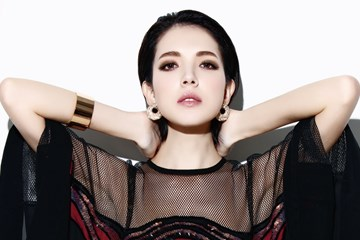
//> input picture examples/data/images/ann.jpg, 360 x 240 px
$ ./main   (built with g++ and OpenCV 4)
//> lines starting //> are read from the running program, lines starting //| are printed output that depends on the picture; after the words box and inside, x2 and y2 are one past the last pixel; in counts of white or black regions, pixels touching at a corner belong together
#include <iostream>
#include <opencv2/opencv.hpp>
#include <math.h>

using namespace cv;

const std::string keys =
        "{help      |           | print this message    }"
        "{@image    |ann        | load image            }"
        "{lena      |lena.jpg   | lena image            }"
        "{ann       |ann.jpg    | ann image             }"
        "{patty     |patty.jpg  | patty image           }"
        ;

// [90 lines left out: functions convertBGR2YCrCb, convertBGR2HSV, not called in this run]


int main(int argc, char *argv[])
{
    cv::CommandLineParser parser( argc, argv, keys);
    parser.about("Load image and display");
    if (parser.has("help")){
        parser.printMessage();
        return 0;
    }

    cv::Mat srcImg;
    std::string file = parser.get<std::string>(0);
    if( file == "lena" ){
        file = parser.get<std::string>("lena");
    }else if( file == "ann" ){
        file = parser.get<std::string>("ann");
    }else if( file == "patty" ){
        file = parser.get<std::string>("patty");
    }
    srcImg = cv::imread(file, cv::IMREAD_COLOR );
//> srcImg is the input picture: 240 rows x 360 cols, CV_8UC3; mean B, G, R 138, 140.4, 150.1
    if( srcImg.empty() ){
        return -1;
    }

    cv::Mat bgr2hsvImg, hsv2skinImg;
    cv::cvtColor(srcImg, bgr2hsvImg, cv::COLOR_BGR2HSV);
//> bgr2hsvImg: 240 rows x 360 cols, CV_8UC3; mean H, S, V 70.5, 53.9, 152.2
    cv::inRange(bgr2hsvImg, cv::Scalar(0,40,0), cv::Scalar(35,174,255), hsv2skinImg);
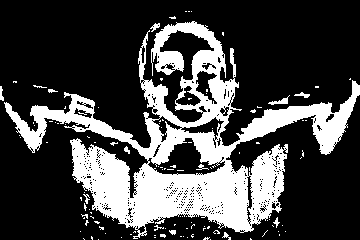
//> hsv2skinImg: 240 rows x 360 cols, CV_8UC1; 27.3% white; 114 white regions (101 under 20 px), largest, box (x1, y1, x2, y2) and area: (4, 21, 360, 239) 22701, (268, 95, 290, 105) 78, (294, 92, 310, 98) 46

    cv::Mat bgr2ycrcbImg, ycrcb2skinImg;
    cv::cvtColor( srcImg, bgr2ycrcbImg, cv::COLOR_BGR2YCrCb );
//> bgr2ycrcbImg: 240 rows x 360 cols, CV_8UC3; mean of channels 0, 1, 2 143, 133.1, 125.1
    cv::inRange( bgr2ycrcbImg, cv::Scalar(80, 135, 85), cv::Scalar(255, 180, 135), ycrcb2skinImg );
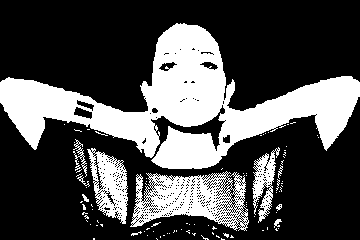
//> ycrcb2skinImg: 240 rows x 360 cols, CV_8UC1; 30.6% white; 96 white regions (85 under 20 px), largest, box (x1, y1, x2, y2) and area: (0, 23, 360, 169) 19388, (130, 171, 249, 231) 3872, (87, 148, 128, 224) 1669

    cv::imshow("Display Window", srcImg);
    cv::imshow("Display HSV Window", bgr2hsvImg);
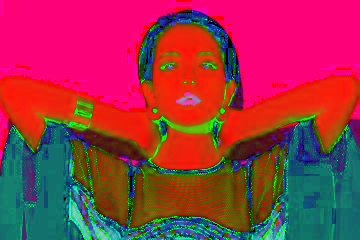
//> window 'Display HSV Window': 240 rows x 360 cols, CV_8UC3; mean B, G, R 70.5, 53.9, 152.2
    cv::imshow("Display YCrCb Window", bgr2ycrcbImg);
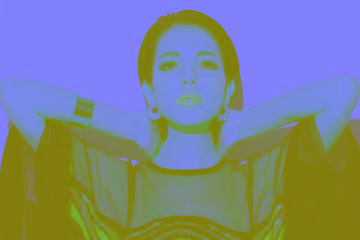
//> window 'Display YCrCb Window': 240 rows x 360 cols, CV_8UC3; mean B, G, R 143, 133.1, 125.1
    cv::imshow("Display HSV Skin Window", hsv2skinImg);
    cv::imshow("Display YCrCb Skin Window", ycrcb2skinImg);
    cv::waitKey(0);


    return 0;
}
